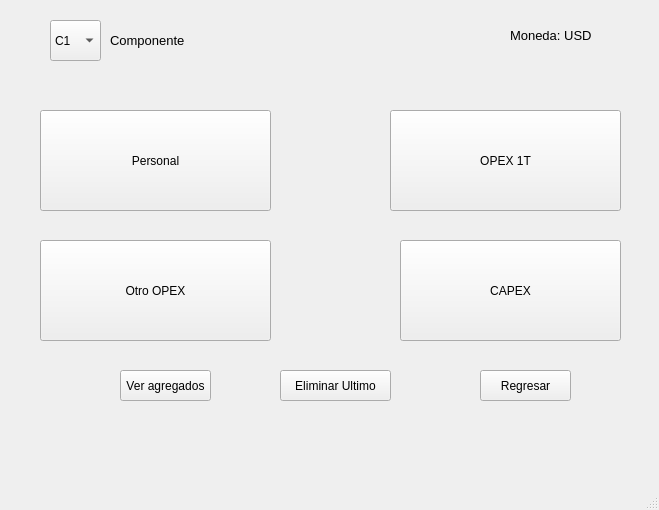
<?xml version="1.0" encoding="UTF-8"?>
<ui version="4.0">
 <class>MainWindow</class>
 <widget class="QMainWindow" name="MainWindow">
  <property name="geometry">
   <rect>
    <x>0</x>
    <y>0</y>
    <width>659</width>
    <height>510</height>
   </rect>
  </property>
  <property name="windowTitle">
   <string>MainWindow</string>
  </property>
  <widget class="QWidget" name="centralwidget">
   <widget class="QPushButton" name="boton_opex1t">
    <property name="geometry">
     <rect>
      <x>390</x>
      <y>110</y>
      <width>231</width>
      <height>101</height>
     </rect>
    </property>
    <property name="text">
     <string>OPEX 1T</string>
    </property>
   </widget>
   <widget class="QPushButton" name="boton_capex">
    <property name="geometry">
     <rect>
      <x>400</x>
      <y>240</y>
      <width>221</width>
      <height>101</height>
     </rect>
    </property>
    <property name="text">
     <string>CAPEX</string>
    </property>
   </widget>
   <widget class="QPushButton" name="boton_personal">
    <property name="geometry">
     <rect>
      <x>40</x>
      <y>110</y>
      <width>231</width>
      <height>101</height>
     </rect>
    </property>
    <property name="text">
     <string>Personal</string>
    </property>
   </widget>
   <widget class="QPushButton" name="boton_otroopex">
    <property name="geometry">
     <rect>
      <x>40</x>
      <y>240</y>
      <width>231</width>
      <height>101</height>
     </rect>
    </property>
    <property name="text">
     <string>Otro OPEX</string>
    </property>
   </widget>
   <widget class="QPushButton" name="boton_regresar">
    <property name="geometry">
     <rect>
      <x>480</x>
      <y>370</y>
      <width>91</width>
      <height>31</height>
     </rect>
    </property>
    <property name="text">
     <string>Regresar</string>
    </property>
   </widget>
   <widget class="QPushButton" name="boton_agregados">
    <property name="geometry">
     <rect>
      <x>120</x>
      <y>370</y>
      <width>91</width>
      <height>31</height>
     </rect>
    </property>
    <property name="text">
     <string>Ver agregados</string>
    </property>
   </widget>
   <widget class="QPushButton" name="boton_agregados_2">
    <property name="geometry">
     <rect>
      <x>280</x>
      <y>370</y>
      <width>111</width>
      <height>31</height>
     </rect>
    </property>
    <property name="text">
     <string>Eliminar Ultimo</string>
    </property>
   </widget>
   <widget class="QComboBox" name="comboBox">
    <property name="geometry">
     <rect>
      <x>50</x>
      <y>20</y>
      <width>51</width>
      <height>41</height>
     </rect>
    </property>
    <item>
     <property name="text">
      <string>C1</string>
     </property>
    </item>
    <item>
     <property name="text">
      <string>C2</string>
     </property>
    </item>
    <item>
     <property name="text">
      <string>C3</string>
     </property>
    </item>
    <item>
     <property name="text">
      <string>C4</string>
     </property>
    </item>
    <item>
     <property name="text">
      <string>C5</string>
     </property>
    </item>
    <item>
     <property name="text">
      <string>C6</string>
     </property>
    </item>
    <item>
     <property name="text">
      <string>C7</string>
     </property>
    </item>
    <item>
     <property name="text">
      <string>C8</string>
     </property>
    </item>
    <item>
     <property name="text">
      <string>C9</string>
     </property>
    </item>
    <item>
     <property name="text">
      <string>C10</string>
     </property>
    </item>
    <item>
     <property name="text">
      <string>C11</string>
     </property>
    </item>
    <item>
     <property name="text">
      <string>C12</string>
     </property>
    </item>
    <item>
     <property name="text">
      <string>C13</string>
     </property>
    </item>
    <item>
     <property name="text">
      <string>C14</string>
     </property>
    </item>
    <item>
     <property name="text">
      <string>C15</string>
     </property>
    </item>
    <item>
     <property name="text">
      <string>C16</string>
     </property>
    </item>
   </widget>
   <widget class="QLabel" name="label">
    <property name="geometry">
     <rect>
      <x>110</x>
      <y>30</y>
      <width>131</width>
      <height>21</height>
     </rect>
    </property>
    <property name="font">
     <font>
      <pointsize>10</pointsize>
     </font>
    </property>
    <property name="text">
     <string>Componente</string>
    </property>
   </widget>
   <widget class="QLabel" name="label_2">
    <property name="geometry">
     <rect>
      <x>510</x>
      <y>10</y>
      <width>151</width>
      <height>51</height>
     </rect>
    </property>
    <property name="font">
     <font>
      <pointsize>10</pointsize>
     </font>
    </property>
    <property name="text">
     <string>Moneda: USD</string>
    </property>
   </widget>
  </widget>
  <widget class="QMenuBar" name="menubar">
   <property name="geometry">
    <rect>
     <x>0</x>
     <y>0</y>
     <width>659</width>
     <height>26</height>
    </rect>
   </property>
  </widget>
  <widget class="QStatusBar" name="statusbar"/>
 </widget>
 <resources/>
 <connections/>
</ui>
